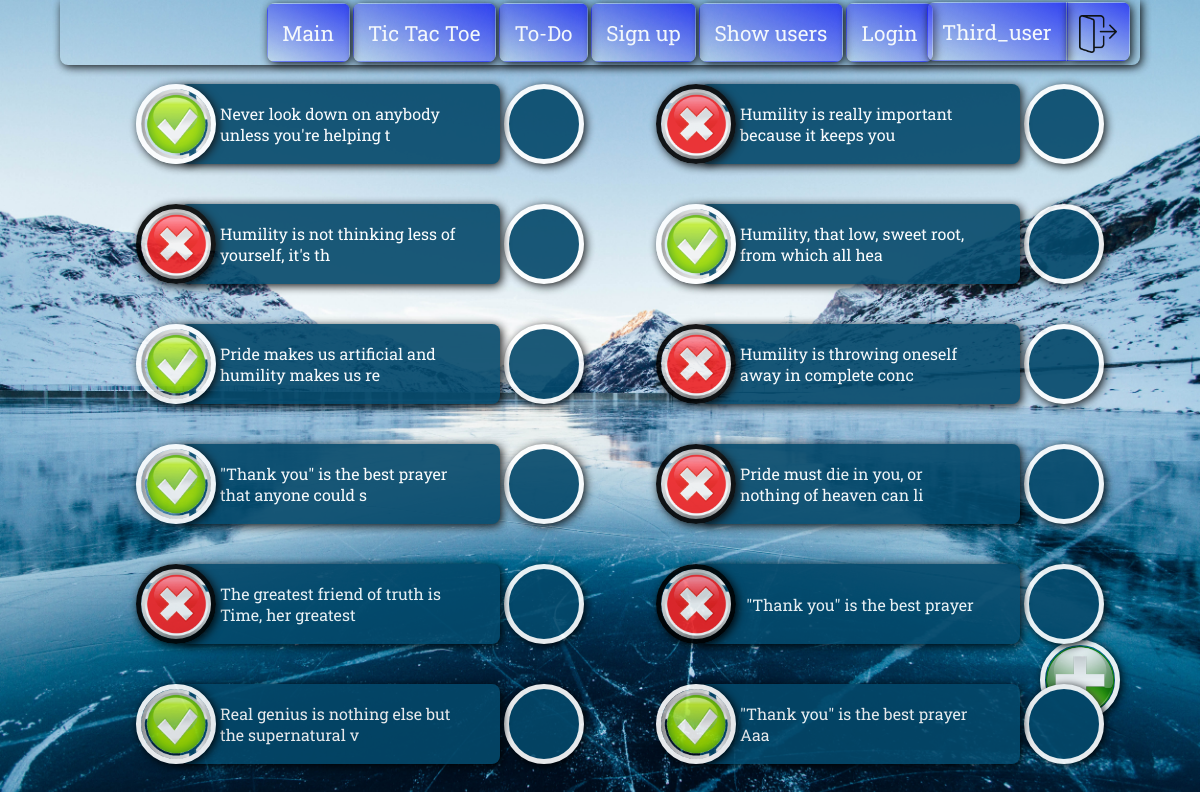
The app's page /to_do_list/ (signed in), older data.
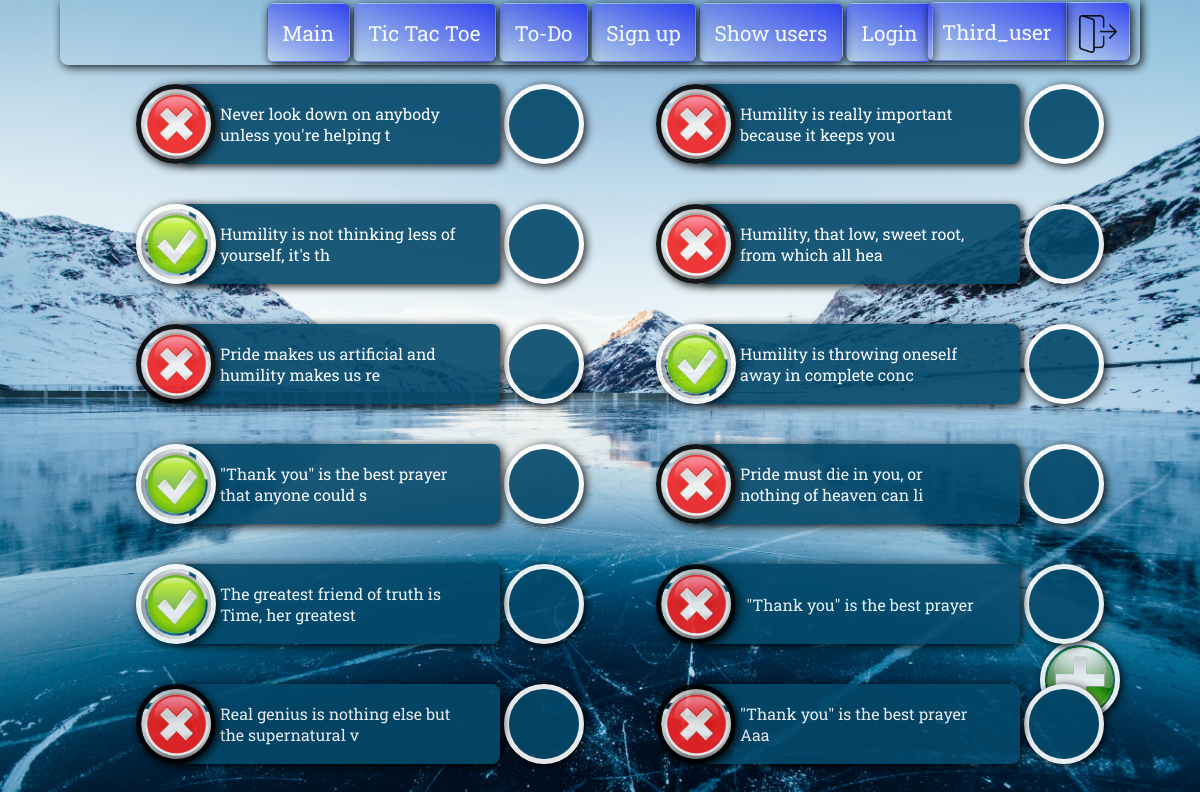
The same page, newer data.
### some_app/models.py (models this page shows, shortened)
class ToDoList(Model):
    user_id = ForeignKey(User, on_delete=CASCADE)
    to_do_message = CharField(max_length=80)
    done_or_not = ForeignKey(DoneOrNot, on_delete=CASCADE, default=1)

### some_app/views.py (the view)
# urls.py: path('to_do_list/', to_do_list, name='To-Do-List'),
@login_required(login_url="login_page")
def to_do_list(request):
    to_do_user = request.user.id
    to_do_list = ToDoList.objects.filter(user_id=to_do_user)
    done_or_not = DoneOrNot.objects.all()
    task_done = DoneOrNot.objects.get(id=2)
    task_not_done = DoneOrNot.objects.get(id=1)
    user_instance = User.objects.get(id=to_do_user)
    context = {"to_do_list" : to_do_list, "done_or_not": done_or_not}
    if request.method == "POST":
        if "id_to_delete" in request.POST.dict():
            id_to_delete = request.POST.dict()["id_to_delete"]
            ToDoList.objects.filter(id=id_to_delete).delete()
            return render(request, "some_app/to_do_list.html", context)
        elif "done_or_not" in request.POST.dict():
            datastream = request.POST.dict()["done_or_not"]
            current_value = ToDoList.objects.get(id=datastream)
            if current_value.done_or_not == task_done:
                ToDoList.objects.filter(id=datastream).update(done_or_not=task_not_done)
                print(f"Task {datastream}, ({current_value.to_do_message}) updated to Not Done!")
            elif current_value.done_or_not == task_not_done:
                ToDoList.objects.filter(id=datastream).update(done_or_not=task_done)
                print(f"Task {datastream}, ({current_value.to_do_message}) updated to Done!")
            return render(request, "some_app/to_do_list.html", context)
        elif "add-todo" in request.POST.dict():
            print(request.POST.dict()["content"])
            content = request.POST.dict()["content"]
            db_connection = ToDoList(user_id=user_instance, to_do_message=content, done_or_not=task_not_done)
            db_connection.save()
            return render(request, "some_app/to_do_list.html", context)
        else:
            return render(request, "some_app/to_do_list.html", context)
    else:
        return render(request, "some_app/to_do_list.html", context)

### some_app/models.py (called while the page is built)
    def __str__(self):
        return self.done_or_not

### some_app/templates/some_app/to_do_list.html (shortened to what this page needs)
{% extends "some_app/base_template.html" %}
{% load static %}
    {% block content %}
    <div class="todo-container">
    {% for todo in to_do_list %}
    <div class="todo-button">
            <form id="todoForm" action="" method="post" enctype="multipart/form-data">
            <label for={{todo.id}}>
            {% if todo.done_or_not == done_or_not.1 %}
            <span class="move-button task-done"></span>
            {% elif todo.done_or_not == done_or_not.0 %}
            <span class="move-button task-notDone"></span>
            {% endif %}
            </label>
            </form>
        <span class="todo-container__item">{{ todo.to_do_message }}</span>
        <span class="todo-container__delete">
            <form action="" method="post">
            <input type="image" class="todo-container__delete__img" alt="Delete" src="{% static 'some_app/images/delete.jpg' %}">
            </form>
        </span>
    </div>
    {% endfor %}
</div>
<div class="todo-add-activator"></div>
    {% endblock %}

### some_app/templates/some_app/base_template.html (shortened to what this page needs)
{% load static %}
<!DOCTYPE html>
<html lang="en">
  <head>
    <link rel="stylesheet" href="{% static './some_app/main.css' %}">
  </head>
  <body>
    <div class="container">
    <div class="menu">
      <a class="menu--button" href="/"><span>Main</span></a>
      <a class="menu--button" href="{% url 'tic_tac_toe' %}"><span>Tic Tac Toe</span></a>
      <a class="menu--button" href="{% url 'To-Do-List' %}"><span>To-Do</span></a>
      <a class="menu--button" href="{% url 'sign_up' %}"><span>Sign up</span></a>
      <a class="menu--button" href="{% url 'show_data' %}"><span>Show users</span></a>
      <a class="menu--button" href="{% url 'login_page' %}"><span>Login</span></a>
      {% if user.is_authenticated %}
      <div class="right-corner">
        <span>{{user.username}}</span>
        <span><a href="{% url 'log_out' %}"><img src="{% static 'some_app/images/log_out.png' %}" alt="log out"></a></span>
        </div>
      {% else %}
      <div class="right-corner">
        <span>Guest</span>
        <span><a href="{% url 'log_out' %}"><img src="{% static 'some_app/images/log_out.png' %}" alt="log out"></a></span>
      </div>
      {% endif %}
    </div>
    {% block content %}
    {% endblock %}
    </div>
  </body>
</html>

Row changes from the older to the newer data that the page shows:
changed ToDoList "Never look down on anybody unless you're helping t": done_or_not_id: picture added; done_or_not_id: picture removed
changed ToDoList "Humility is not thinking less of yourself, it's th": done_or_not_id: picture added; done_or_not_id: picture removed
changed ToDoList "Pride makes us artificial and humility makes us re": done_or_not_id: picture added; done_or_not_id: picture removed
changed ToDoList "The greatest friend of truth is Time, her greatest": done_or_not_id: picture added; done_or_not_id: picture removed
changed ToDoList "Real genius is nothing else but the supernatural v": done_or_not_id: picture added; done_or_not_id: picture removed
changed ToDoList "Humility, that low, sweet root, from which all hea": done_or_not_id: picture added; done_or_not_id: picture removed
changed ToDoList "Humility is throwing oneself away in complete conc": done_or_not_id: picture added; done_or_not_id: picture removed
changed ToDoList "\"Thank you\" is the best prayer Aaa": done_or_not_id: picture added; done_or_not_id: picture removed
